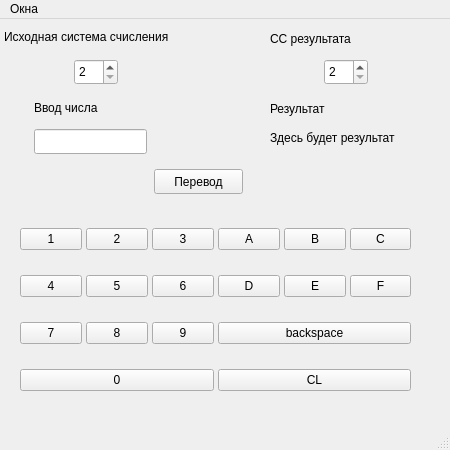
<?xml version="1.0" encoding="UTF-8"?>
<ui version="4.0">
 <class>MainWindow</class>
 <widget class="QMainWindow" name="MainWindow">
  <property name="geometry">
   <rect>
    <x>0</x>
    <y>0</y>
    <width>450</width>
    <height>450</height>
   </rect>
  </property>
  <property name="minimumSize">
   <size>
    <width>450</width>
    <height>450</height>
   </size>
  </property>
  <property name="maximumSize">
   <size>
    <width>450</width>
    <height>450</height>
   </size>
  </property>
  <property name="windowTitle">
   <string>MainWindow</string>
  </property>
  <widget class="QWidget" name="centralwidget">
   <widget class="QSpinBox" name="input_ss">
    <property name="geometry">
     <rect>
      <x>74</x>
      <y>40</y>
      <width>44</width>
      <height>26</height>
     </rect>
    </property>
    <property name="readOnly">
     <bool>false</bool>
    </property>
    <property name="minimum">
     <number>2</number>
    </property>
    <property name="maximum">
     <number>16</number>
    </property>
   </widget>
   <widget class="QSpinBox" name="output_ss">
    <property name="geometry">
     <rect>
      <x>324</x>
      <y>40</y>
      <width>44</width>
      <height>26</height>
     </rect>
    </property>
    <property name="minimum">
     <number>2</number>
    </property>
    <property name="maximum">
     <number>16</number>
    </property>
   </widget>
   <widget class="QLabel" name="text_label_4">
    <property name="geometry">
     <rect>
      <x>4</x>
      <y>10</y>
      <width>211</width>
      <height>16</height>
     </rect>
    </property>
    <property name="text">
     <string>Исходная система счисления</string>
    </property>
   </widget>
   <widget class="QLabel" name="text_label_3">
    <property name="geometry">
     <rect>
      <x>270</x>
      <y>10</y>
      <width>111</width>
      <height>20</height>
     </rect>
    </property>
    <property name="text">
     <string>СС результата</string>
    </property>
   </widget>
   <widget class="QLineEdit" name="number_input">
    <property name="geometry">
     <rect>
      <x>34</x>
      <y>110</y>
      <width>113</width>
      <height>25</height>
     </rect>
    </property>
   </widget>
   <widget class="QLabel" name="text_label_2">
    <property name="geometry">
     <rect>
      <x>34</x>
      <y>80</y>
      <width>131</width>
      <height>17</height>
     </rect>
    </property>
    <property name="text">
     <string>Ввод числа</string>
    </property>
   </widget>
   <widget class="QLabel" name="text_label_1">
    <property name="geometry">
     <rect>
      <x>270</x>
      <y>80</y>
      <width>91</width>
      <height>20</height>
     </rect>
    </property>
    <property name="text">
     <string>Результат</string>
    </property>
   </widget>
   <widget class="QLabel" name="result_label">
    <property name="geometry">
     <rect>
      <x>270</x>
      <y>110</y>
      <width>141</width>
      <height>17</height>
     </rect>
    </property>
    <property name="text">
     <string>Здесь будет результат</string>
    </property>
   </widget>
   <widget class="QPushButton" name="button_convert">
    <property name="geometry">
     <rect>
      <x>154</x>
      <y>150</y>
      <width>89</width>
      <height>25</height>
     </rect>
    </property>
    <property name="text">
     <string>Перевод</string>
    </property>
   </widget>
   <widget class="QWidget" name="gridLayoutWidget">
    <property name="geometry">
     <rect>
      <x>20</x>
      <y>190</y>
      <width>391</width>
      <height>201</height>
     </rect>
    </property>
    <layout class="QGridLayout" name="gridLayout">
     <property name="horizontalSpacing">
      <number>4</number>
     </property>
     <item row="0" column="0">
      <widget class="QPushButton" name="button_1">
       <property name="text">
        <string>1</string>
       </property>
      </widget>
     </item>
     <item row="3" column="0" colspan="3">
      <widget class="QPushButton" name="button_0">
       <property name="text">
        <string>0</string>
       </property>
      </widget>
     </item>
     <item row="1" column="4">
      <widget class="QPushButton" name="button_E">
       <property name="text">
        <string>E</string>
       </property>
      </widget>
     </item>
     <item row="0" column="3">
      <widget class="QPushButton" name="button_A">
       <property name="text">
        <string>A</string>
       </property>
      </widget>
     </item>
     <item row="1" column="3">
      <widget class="QPushButton" name="button_D">
       <property name="text">
        <string>D</string>
       </property>
      </widget>
     </item>
     <item row="0" column="2">
      <widget class="QPushButton" name="button_3">
       <property name="text">
        <string>3</string>
       </property>
      </widget>
     </item>
     <item row="0" column="4">
      <widget class="QPushButton" name="button_B">
       <property name="text">
        <string>B</string>
       </property>
      </widget>
     </item>
     <item row="2" column="3" colspan="3">
      <widget class="QPushButton" name="button_backspace">
       <property name="text">
        <string>backspace</string>
       </property>
      </widget>
     </item>
     <item row="2" column="1">
      <widget class="QPushButton" name="button_8">
       <property name="text">
        <string>8</string>
       </property>
      </widget>
     </item>
     <item row="2" column="0">
      <widget class="QPushButton" name="button_7">
       <property name="text">
        <string>7</string>
       </property>
      </widget>
     </item>
     <item row="0" column="5">
      <widget class="QPushButton" name="button_C">
       <property name="text">
        <string>C</string>
       </property>
      </widget>
     </item>
     <item row="3" column="3" colspan="3">
      <widget class="QPushButton" name="pushButton">
       <property name="text">
        <string>CL</string>
       </property>
      </widget>
     </item>
     <item row="1" column="1">
      <widget class="QPushButton" name="button_5">
       <property name="text">
        <string>5</string>
       </property>
      </widget>
     </item>
     <item row="1" column="2">
      <widget class="QPushButton" name="button_6">
       <property name="text">
        <string>6</string>
       </property>
      </widget>
     </item>
     <item row="0" column="1">
      <widget class="QPushButton" name="button_2">
       <property name="text">
        <string>2</string>
       </property>
      </widget>
     </item>
     <item row="1" column="0">
      <widget class="QPushButton" name="button_4">
       <property name="text">
        <string>4</string>
       </property>
      </widget>
     </item>
     <item row="1" column="5">
      <widget class="QPushButton" name="button_F">
       <property name="text">
        <string>F</string>
       </property>
      </widget>
     </item>
     <item row="2" column="2">
      <widget class="QPushButton" name="button_9">
       <property name="text">
        <string>9</string>
       </property>
      </widget>
     </item>
    </layout>
   </widget>
  </widget>
  <widget class="QMenuBar" name="menubar">
   <property name="geometry">
    <rect>
     <x>0</x>
     <y>0</y>
     <width>450</width>
     <height>22</height>
    </rect>
   </property>
   <widget class="QMenu" name="menuconverter">
    <property name="title">
     <string>Окна</string>
    </property>
   </widget>
   <addaction name="menuconverter"/>
  </widget>
  <widget class="QStatusBar" name="statusbar"/>
 </widget>
 <resources/>
 <connections/>
</ui>
